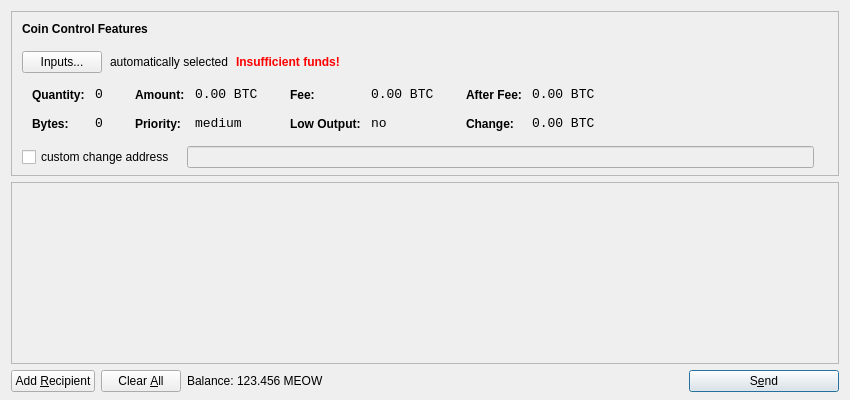
<?xml version="1.0" encoding="UTF-8"?>
<ui version="4.0">
 <class>SendCoinsDialog</class>
 <widget class="QDialog" name="SendCoinsDialog">
  <property name="geometry">
   <rect>
    <x>0</x>
    <y>0</y>
    <width>850</width>
    <height>400</height>
   </rect>
  </property>
  <property name="windowTitle">
   <string>Send Coins</string>
  </property>
  <layout class="QVBoxLayout" name="verticalLayout" stretch="0,1,0">
   <property name="bottomMargin">
    <number>8</number>
   </property>
   <item>
    <widget class="QFrame" name="frameCoinControl">
     <property name="sizePolicy">
      <sizepolicy hsizetype="Expanding" vsizetype="Expanding">
       <horstretch>0</horstretch>
       <verstretch>0</verstretch>
      </sizepolicy>
     </property>
     <property name="maximumSize">
      <size>
       <width>16777215</width>
       <height>16777215</height>
      </size>
     </property>
     <property name="frameShape">
      <enum>QFrame::StyledPanel</enum>
     </property>
     <property name="frameShadow">
      <enum>QFrame::Sunken</enum>
     </property>
     <layout class="QVBoxLayout" name="verticalLayoutCoinControl2">
      <property name="spacing">
       <number>-1</number>
      </property>
      <property name="leftMargin">
       <number>0</number>
      </property>
      <property name="topMargin">
       <number>0</number>
      </property>
      <property name="rightMargin">
       <number>0</number>
      </property>
      <property name="bottomMargin">
       <number>6</number>
      </property>
      <item>
       <layout class="QVBoxLayout" name="verticalLayoutCoinControl" stretch="0,0,0,0,1">
        <property name="spacing">
         <number>0</number>
        </property>
        <property name="leftMargin">
         <number>10</number>
        </property>
        <property name="topMargin">
         <number>10</number>
        </property>
        <item>
         <layout class="QHBoxLayout" name="horizontalLayoutCoinControl1">
          <property name="bottomMargin">
           <number>15</number>
          </property>
          <item>
           <widget class="QLabel" name="labelCoinControlFeatures">
            <property name="sizePolicy">
             <sizepolicy hsizetype="Preferred" vsizetype="Maximum">
              <horstretch>0</horstretch>
              <verstretch>0</verstretch>
             </sizepolicy>
            </property>
            <property name="font">
             <font>
              <weight>75</weight>
              <bold>true</bold>
             </font>
            </property>
            <property name="styleSheet">
             <string notr="true">font-weight:bold;</string>
            </property>
            <property name="text">
             <string>Coin Control Features</string>
            </property>
           </widget>
          </item>
         </layout>
        </item>
        <item>
         <layout class="QHBoxLayout" name="horizontalLayoutCoinControl2" stretch="0,0,0,0">
          <property name="spacing">
           <number>8</number>
          </property>
          <property name="bottomMargin">
           <number>10</number>
          </property>
          <item>
           <widget class="QPushButton" name="pushButtonCoinControl">
            <property name="styleSheet">
             <string notr="true"/>
            </property>
            <property name="text">
             <string>Inputs...</string>
            </property>
           </widget>
          </item>
          <item>
           <widget class="QLabel" name="labelCoinControlAutomaticallySelected">
            <property name="text">
             <string>automatically selected</string>
            </property>
            <property name="margin">
             <number>5</number>
            </property>
           </widget>
          </item>
          <item>
           <widget class="QLabel" name="labelCoinControlInsuffFunds">
            <property name="font">
             <font>
              <weight>75</weight>
              <bold>true</bold>
             </font>
            </property>
            <property name="styleSheet">
             <string notr="true">color:red;font-weight:bold;</string>
            </property>
            <property name="text">
             <string>Insufficient funds!</string>
            </property>
            <property name="margin">
             <number>5</number>
            </property>
           </widget>
          </item>
          <item>
           <spacer name="horizontalSpacerCoinControl">
            <property name="orientation">
             <enum>Qt::Horizontal</enum>
            </property>
            <property name="sizeHint" stdset="0">
             <size>
              <width>40</width>
              <height>1</height>
             </size>
            </property>
           </spacer>
          </item>
         </layout>
        </item>
        <item>
         <widget class="QWidget" name="widgetCoinControl" native="true">
          <property name="sizePolicy">
           <sizepolicy hsizetype="Preferred" vsizetype="Preferred">
            <horstretch>0</horstretch>
            <verstretch>0</verstretch>
           </sizepolicy>
          </property>
          <property name="minimumSize">
           <size>
            <width>0</width>
            <height>0</height>
           </size>
          </property>
          <property name="styleSheet">
           <string notr="true"/>
          </property>
          <layout class="QHBoxLayout" name="horizontalLayoutCoinControl5">
           <property name="margin">
            <number>0</number>
           </property>
           <item>
            <layout class="QHBoxLayout" name="horizontalLayoutCoinControl3" stretch="0,0,0,1">
             <property name="spacing">
              <number>20</number>
             </property>
             <property name="topMargin">
              <number>0</number>
             </property>
             <property name="bottomMargin">
              <number>10</number>
             </property>
             <item>
              <layout class="QFormLayout" name="formLayoutCoinControl1">
               <property name="horizontalSpacing">
                <number>10</number>
               </property>
               <property name="verticalSpacing">
                <number>14</number>
               </property>
               <property name="leftMargin">
                <number>10</number>
               </property>
               <property name="topMargin">
                <number>4</number>
               </property>
               <property name="rightMargin">
                <number>6</number>
               </property>
               <item row="0" column="0">
                <widget class="QLabel" name="labelCoinControlQuantityText">
                 <property name="styleSheet">
                  <string notr="true">font-weight:bold;</string>
                 </property>
                 <property name="text">
                  <string>Quantity:</string>
                 </property>
                 <property name="margin">
                  <number>0</number>
                 </property>
                </widget>
               </item>
               <item row="0" column="1">
                <widget class="QLabel" name="labelCoinControlQuantity">
                 <property name="font">
                  <font>
                   <family>Monospace</family>
                   <pointsize>10</pointsize>
                  </font>
                 </property>
                 <property name="cursor">
                  <cursorShape>IBeamCursor</cursorShape>
                 </property>
                 <property name="contextMenuPolicy">
                  <enum>Qt::ActionsContextMenu</enum>
                 </property>
                 <property name="text">
                  <string notr="true">0</string>
                 </property>
                 <property name="margin">
                  <number>0</number>
                 </property>
                 <property name="textInteractionFlags">
                  <set>Qt::LinksAccessibleByMouse|Qt::TextSelectableByKeyboard|Qt::TextSelectableByMouse</set>
                 </property>
                </widget>
               </item>
               <item row="1" column="0">
                <widget class="QLabel" name="labelCoinControlBytesText">
                 <property name="styleSheet">
                  <string notr="true">font-weight:bold;</string>
                 </property>
                 <property name="text">
                  <string>Bytes:</string>
                 </property>
                </widget>
               </item>
               <item row="1" column="1">
                <widget class="QLabel" name="labelCoinControlBytes">
                 <property name="font">
                  <font>
                   <family>Monospace</family>
                   <pointsize>10</pointsize>
                  </font>
                 </property>
                 <property name="cursor">
                  <cursorShape>IBeamCursor</cursorShape>
                 </property>
                 <property name="contextMenuPolicy">
                  <enum>Qt::ActionsContextMenu</enum>
                 </property>
                 <property name="text">
                  <string notr="true">0</string>
                 </property>
                 <property name="textInteractionFlags">
                  <set>Qt::LinksAccessibleByMouse|Qt::TextSelectableByKeyboard|Qt::TextSelectableByMouse</set>
                 </property>
                </widget>
               </item>
              </layout>
             </item>
             <item>
              <layout class="QFormLayout" name="formLayoutCoinControl2">
               <property name="horizontalSpacing">
                <number>10</number>
               </property>
               <property name="verticalSpacing">
                <number>14</number>
               </property>
               <property name="leftMargin">
                <number>6</number>
               </property>
               <property name="topMargin">
                <number>4</number>
               </property>
               <property name="rightMargin">
                <number>6</number>
               </property>
               <item row="0" column="0">
                <widget class="QLabel" name="labelCoinControlAmountText">
                 <property name="styleSheet">
                  <string notr="true">font-weight:bold;</string>
                 </property>
                 <property name="text">
                  <string>Amount:</string>
                 </property>
                 <property name="margin">
                  <number>0</number>
                 </property>
                </widget>
               </item>
               <item row="0" column="1">
                <widget class="QLabel" name="labelCoinControlAmount">
                 <property name="font">
                  <font>
                   <family>Monospace</family>
                   <pointsize>10</pointsize>
                  </font>
                 </property>
                 <property name="cursor">
                  <cursorShape>IBeamCursor</cursorShape>
                 </property>
                 <property name="contextMenuPolicy">
                  <enum>Qt::ActionsContextMenu</enum>
                 </property>
                 <property name="text">
                  <string notr="true">0.00 BTC</string>
                 </property>
                 <property name="textInteractionFlags">
                  <set>Qt::LinksAccessibleByMouse|Qt::TextSelectableByKeyboard|Qt::TextSelectableByMouse</set>
                 </property>
                </widget>
               </item>
               <item row="1" column="0">
                <widget class="QLabel" name="labelCoinControlPriorityText">
                 <property name="styleSheet">
                  <string notr="true">font-weight:bold;</string>
                 </property>
                 <property name="text">
                  <string>Priority:</string>
                 </property>
                </widget>
               </item>
               <item row="1" column="1">
                <widget class="QLabel" name="labelCoinControlPriority">
                 <property name="font">
                  <font>
                   <family>Monospace</family>
                   <pointsize>10</pointsize>
                  </font>
                 </property>
                 <property name="cursor">
                  <cursorShape>IBeamCursor</cursorShape>
                 </property>
                 <property name="contextMenuPolicy">
                  <enum>Qt::ActionsContextMenu</enum>
                 </property>
                 <property name="text">
                  <string>medium</string>
                 </property>
                 <property name="textInteractionFlags">
                  <set>Qt::LinksAccessibleByMouse|Qt::TextSelectableByKeyboard|Qt::TextSelectableByMouse</set>
                 </property>
                </widget>
               </item>
              </layout>
             </item>
             <item>
              <layout class="QFormLayout" name="formLayoutCoinControl3">
               <property name="horizontalSpacing">
                <number>10</number>
               </property>
               <property name="verticalSpacing">
                <number>14</number>
               </property>
               <property name="leftMargin">
                <number>6</number>
               </property>
               <property name="topMargin">
                <number>4</number>
               </property>
               <property name="rightMargin">
                <number>6</number>
               </property>
               <item row="0" column="0">
                <widget class="QLabel" name="labelCoinControlFeeText">
                 <property name="styleSheet">
                  <string notr="true">font-weight:bold;</string>
                 </property>
                 <property name="text">
                  <string>Fee:</string>
                 </property>
                 <property name="margin">
                  <number>0</number>
                 </property>
                </widget>
               </item>
               <item row="0" column="1">
                <widget class="QLabel" name="labelCoinControlFee">
                 <property name="font">
                  <font>
                   <family>Monospace</family>
                   <pointsize>10</pointsize>
                  </font>
                 </property>
                 <property name="cursor">
                  <cursorShape>IBeamCursor</cursorShape>
                 </property>
                 <property name="contextMenuPolicy">
                  <enum>Qt::ActionsContextMenu</enum>
                 </property>
                 <property name="text">
                  <string notr="true">0.00 BTC</string>
                 </property>
                 <property name="textInteractionFlags">
                  <set>Qt::LinksAccessibleByMouse|Qt::TextSelectableByKeyboard|Qt::TextSelectableByMouse</set>
                 </property>
                </widget>
               </item>
               <item row="1" column="0">
                <widget class="QLabel" name="labelCoinControlLowOutputText">
                 <property name="styleSheet">
                  <string notr="true">font-weight:bold;</string>
                 </property>
                 <property name="text">
                  <string>Low Output:</string>
                 </property>
                </widget>
               </item>
               <item row="1" column="1">
                <widget class="QLabel" name="labelCoinControlLowOutput">
                 <property name="font">
                  <font>
                   <family>Monospace</family>
                   <pointsize>10</pointsize>
                  </font>
                 </property>
                 <property name="cursor">
                  <cursorShape>IBeamCursor</cursorShape>
                 </property>
                 <property name="contextMenuPolicy">
                  <enum>Qt::ActionsContextMenu</enum>
                 </property>
                 <property name="text">
                  <string>no</string>
                 </property>
                 <property name="textInteractionFlags">
                  <set>Qt::LinksAccessibleByMouse|Qt::TextSelectableByKeyboard|Qt::TextSelectableByMouse</set>
                 </property>
                </widget>
               </item>
              </layout>
             </item>
             <item>
              <layout class="QFormLayout" name="formLayoutCoinControl4">
               <property name="horizontalSpacing">
                <number>10</number>
               </property>
               <property name="verticalSpacing">
                <number>14</number>
               </property>
               <property name="leftMargin">
                <number>6</number>
               </property>
               <property name="topMargin">
                <number>4</number>
               </property>
               <property name="rightMargin">
                <number>6</number>
               </property>
               <item row="0" column="0">
                <widget class="QLabel" name="labelCoinControlAfterFeeText">
                 <property name="styleSheet">
                  <string notr="true">font-weight:bold;</string>
                 </property>
                 <property name="text">
                  <string>After Fee:</string>
                 </property>
                 <property name="margin">
                  <number>0</number>
                 </property>
                </widget>
               </item>
               <item row="0" column="1">
                <widget class="QLabel" name="labelCoinControlAfterFee">
                 <property name="font">
                  <font>
                   <family>Monospace</family>
                   <pointsize>10</pointsize>
                  </font>
                 </property>
                 <property name="cursor">
                  <cursorShape>IBeamCursor</cursorShape>
                 </property>
                 <property name="contextMenuPolicy">
                  <enum>Qt::ActionsContextMenu</enum>
                 </property>
                 <property name="text">
                  <string notr="true">0.00 BTC</string>
                 </property>
                 <property name="textInteractionFlags">
                  <set>Qt::LinksAccessibleByMouse|Qt::TextSelectableByKeyboard|Qt::TextSelectableByMouse</set>
                 </property>
                </widget>
               </item>
               <item row="1" column="0">
                <widget class="QLabel" name="labelCoinControlChangeText">
                 <property name="styleSheet">
                  <string notr="true">font-weight:bold;</string>
                 </property>
                 <property name="text">
                  <string>Change:</string>
                 </property>
                </widget>
               </item>
               <item row="1" column="1">
                <widget class="QLabel" name="labelCoinControlChange">
                 <property name="font">
                  <font>
                   <family>Monospace</family>
                   <pointsize>10</pointsize>
                  </font>
                 </property>
                 <property name="cursor">
                  <cursorShape>IBeamCursor</cursorShape>
                 </property>
                 <property name="contextMenuPolicy">
                  <enum>Qt::ActionsContextMenu</enum>
                 </property>
                 <property name="text">
                  <string notr="true">0.00 BTC</string>
                 </property>
                 <property name="textInteractionFlags">
                  <set>Qt::LinksAccessibleByMouse|Qt::TextSelectableByKeyboard|Qt::TextSelectableByMouse</set>
                 </property>
                </widget>
               </item>
              </layout>
             </item>
            </layout>
           </item>
          </layout>
         </widget>
        </item>
        <item>
         <layout class="QHBoxLayout" name="horizontalLayoutCoinControl4" stretch="0,0,0">
          <property name="spacing">
           <number>12</number>
          </property>
          <property name="sizeConstraint">
           <enum>QLayout::SetDefaultConstraint</enum>
          </property>
          <property name="topMargin">
           <number>5</number>
          </property>
          <property name="rightMargin">
           <number>5</number>
          </property>
          <item>
           <widget class="QCheckBox" name="checkBoxCoinControlChange">
            <property name="text">
             <string>custom change address</string>
            </property>
           </widget>
          </item>
          <item>
           <widget class="QLineEdit" name="lineEditCoinControlChange">
            <property name="enabled">
             <bool>false</bool>
            </property>
            <property name="sizePolicy">
             <sizepolicy hsizetype="Expanding" vsizetype="Fixed">
              <horstretch>0</horstretch>
              <verstretch>0</verstretch>
             </sizepolicy>
            </property>
           </widget>
          </item>
          <item>
           <widget class="QLabel" name="labelCoinControlChangeLabel">
            <property name="sizePolicy">
             <sizepolicy hsizetype="Preferred" vsizetype="Expanding">
              <horstretch>0</horstretch>
              <verstretch>0</verstretch>
             </sizepolicy>
            </property>
            <property name="minimumSize">
             <size>
              <width>0</width>
              <height>0</height>
             </size>
            </property>
            <property name="text">
             <string/>
            </property>
            <property name="margin">
             <number>3</number>
            </property>
           </widget>
          </item>
         </layout>
        </item>
        <item>
         <spacer name="verticalSpacerCoinControl">
          <property name="orientation">
           <enum>Qt::Vertical</enum>
          </property>
          <property name="sizeHint" stdset="0">
           <size>
            <width>800</width>
            <height>1</height>
           </size>
          </property>
         </spacer>
        </item>
       </layout>
      </item>
     </layout>
    </widget>
   </item>
   <item>
    <widget class="QScrollArea" name="scrollArea">
     <property name="widgetResizable">
      <bool>true</bool>
     </property>
     <widget class="QWidget" name="scrollAreaWidgetContents">
      <property name="geometry">
       <rect>
        <x>0</x>
        <y>0</y>
        <width>830</width>
        <height>165</height>
       </rect>
      </property>
      <layout class="QVBoxLayout" name="verticalLayout_2">
       <property name="margin">
        <number>0</number>
       </property>
       <item>
        <layout class="QVBoxLayout" name="entries">
         <property name="spacing">
          <number>6</number>
         </property>
        </layout>
       </item>
       <item>
        <spacer name="verticalSpacer">
         <property name="orientation">
          <enum>Qt::Vertical</enum>
         </property>
         <property name="sizeHint" stdset="0">
          <size>
           <width>20</width>
           <height>40</height>
          </size>
         </property>
        </spacer>
       </item>
      </layout>
     </widget>
    </widget>
   </item>
   <item>
    <layout class="QHBoxLayout" name="horizontalLayout">
     <item>
      <widget class="QPushButton" name="addButton">
       <property name="toolTip">
        <string>Send to multiple recipients at once</string>
       </property>
       <property name="text">
        <string>Add &amp;Recipient</string>
       </property>
       <property name="icon">
        <iconset resource="../bitcoin.qrc">
         <normaloff>:/icons/add</normaloff>:/icons/add</iconset>
       </property>
       <property name="autoDefault">
        <bool>false</bool>
       </property>
      </widget>
     </item>
     <item>
      <widget class="QPushButton" name="clearButton">
       <property name="sizePolicy">
        <sizepolicy hsizetype="Minimum" vsizetype="Fixed">
         <horstretch>0</horstretch>
         <verstretch>0</verstretch>
        </sizepolicy>
       </property>
       <property name="toolTip">
        <string>Remove all transaction fields</string>
       </property>
       <property name="text">
        <string>Clear &amp;All</string>
       </property>
       <property name="icon">
        <iconset resource="../bitcoin.qrc">
         <normaloff>:/icons/remove</normaloff>:/icons/remove</iconset>
       </property>
       <property name="autoRepeatDelay">
        <number>300</number>
       </property>
       <property name="autoDefault">
        <bool>false</bool>
       </property>
      </widget>
     </item>
     <item>
      <layout class="QHBoxLayout" name="horizontalLayout_2">
       <property name="spacing">
        <number>3</number>
       </property>
       <item>
        <widget class="QLabel" name="label">
         <property name="text">
          <string>Balance:</string>
         </property>
        </widget>
       </item>
       <item>
        <widget class="QLabel" name="labelBalance">
         <property name="cursor">
          <cursorShape>IBeamCursor</cursorShape>
         </property>
         <property name="text">
          <string>123.456 MEOW</string>
         </property>
         <property name="textInteractionFlags">
          <set>Qt::LinksAccessibleByMouse|Qt::TextSelectableByKeyboard|Qt::TextSelectableByMouse</set>
         </property>
        </widget>
       </item>
      </layout>
     </item>
     <item>
      <spacer name="horizontalSpacer">
       <property name="orientation">
        <enum>Qt::Horizontal</enum>
       </property>
       <property name="sizeHint" stdset="0">
        <size>
         <width>40</width>
         <height>20</height>
        </size>
       </property>
      </spacer>
     </item>
     <item>
      <widget class="QPushButton" name="sendButton">
       <property name="minimumSize">
        <size>
         <width>150</width>
         <height>0</height>
        </size>
       </property>
       <property name="toolTip">
        <string>Confirm the send action</string>
       </property>
       <property name="text">
        <string>S&amp;end</string>
       </property>
       <property name="icon">
        <iconset resource="../bitcoin.qrc">
         <normaloff>:/icons/send</normaloff>:/icons/send</iconset>
       </property>
       <property name="default">
        <bool>true</bool>
       </property>
      </widget>
     </item>
    </layout>
   </item>
  </layout>
 </widget>
 <resources>
  <include location="../bitcoin.qrc"/>
 </resources>
 <connections/>
</ui>
